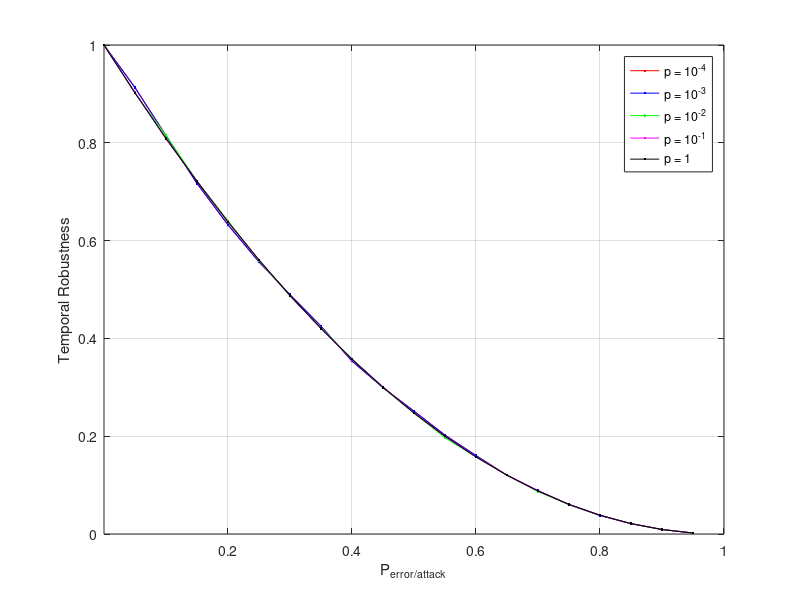

Here is the MATLAB script that generated this plot:
%  read labels and x-y data
load ErdosRenyiTemporalAttack_AverageHighestDegree_1000_0001.dat;     %  read data into the my_xy matrix
Prob = ErdosRenyiTemporalAttack_AverageHighestDegree_1000_0001(:,2);     %  copy first column of my_xy into x
Err1 = ErdosRenyiTemporalAttack_AverageHighestDegree_1000_0001(:,3);     %  and second column into y

load ErdosRenyiTemporalAttack_AverageHighestDegree_1000_0010.dat;     %  read data into the my_xy matrix
Err2 = ErdosRenyiTemporalAttack_AverageHighestDegree_1000_0010(:,3);     %  and second column into y

load ErdosRenyiTemporalAttack_AverageHighestDegree_1000_0100.dat;     %  read data into the my_xy matrix
Err3 = ErdosRenyiTemporalAttack_AverageHighestDegree_1000_0100(:,3);     %  and second column into y

load ErdosRenyiTemporalAttack_AverageHighestDegree_1000_1000.dat;     %  read data into the my_xy matrix
Err4 = ErdosRenyiTemporalAttack_AverageHighestDegree_1000_1000(:,3);     %  and second column into y

load ErdosRenyiTemporalAttack_AverageHighestDegree_1001_0000.dat;     %  read data into the my_xy matrix
Err5 = ErdosRenyiTemporalAttack_AverageHighestDegree_1001_0000(:,3);     %  and second column into y


plot(Prob,Err1,'r.-',Prob,Err2,'b.-',Prob,Err3,'g.-',Prob,Err4,'m.-',Prob,Err5,'k.-');
xlabel('P_{error/attack}');           % add axis labels and plot title
ylabel('Temporal Robustness');
axis([0.000075 1.000 0.0 1.000],[0.000075 1.000 0.0 1.000]);
%set(gca,'XGrid','on','YGrid','on');
%set(gca,'gridlinestyle','--')
grid on;
legend('p = 10^{-4}','p = 10^{-3}','p = 10^{-2}','p = 10^{-1}','p = 1');

%title('Mean monthly precipitation at Portland International Airport');
%plot(Prob,EffSim,'bx-',Prob,EffTheor,'ro-');     %  plot precip vs. month with circles